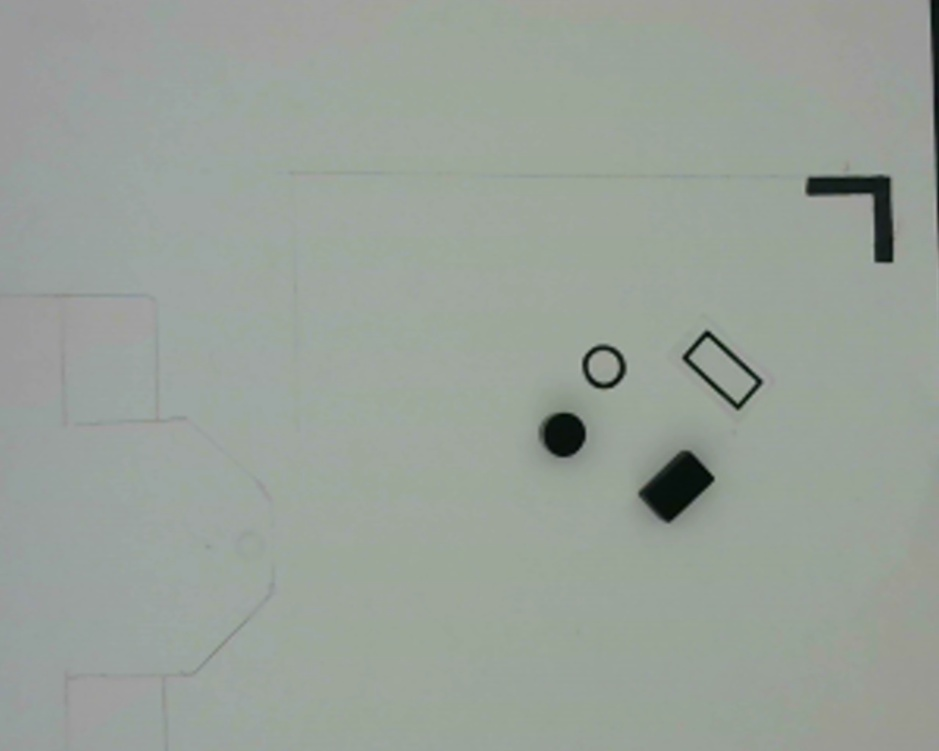
%> input picture Picture 5.jpg, 939 x 751 px, shrunk from 1280 x 1024 before the run
$ octave --eval "result = Classify('Picture 5.jpg');"   (GNU Octave 9; MATLAB toolbox functions it lacks are replaced by stand-ins)
%> lines starting %> are read from the running program, lines starting %| are printed output that depends on the picture; in (x1, y1, x2, y2) boxes, pixels count from 0 and x2, y2 are one past the last pixel; in counts of white or black regions, pixels touching at a corner belong together; the program's own positions count from 1
%------------------------------------------------------------------------
% AL-AZHAR UNIVERSITY
% FACULTY OF ENGINEERING
% SYSTEMS & COMPUTERS ENGINEERING Department
%------------------------------------------------------------------------
% Author : Ahmed Samieh Abd El-Wahab
% Date   : 14 December 2006
%------------------------------------------------------------------------
% Shapes Classifier
% Step 1: Read image Read in
% Step 2: Convert image from rgb to gray
% Step 3: Threshold the image
% Step 4: Invert the Binary Image
% Step 5: Find the boundaries Concentrate
% Step 6: Determine Shapes properties
% Step 7: Classify Shapes according to properties
% Square      = 3
% Rectangular = 2
% Circle      = 1
% UNKNOWN     = 0
%------------------------------------------------------------------------
function W = Classify(ImageFile)
%> called with ImageFile = 'Picture 5.jpg'
% Step 1: Read image Read in
RGB = imread(ImageFile);
%> RGB is the input picture: size 751x939x3 uint8; mean R, G, B 153.2, 161.1, 153.5
figure,
imshow(RGB),
title('Original Image');

% Step 2: Convert image from rgb to gray
GRAY =RGB;
figure,
imshow(GRAY),
title('Gray Image');

% Step 3: Threshold the image Convert the image to black and white in order
% to prepare for boundary tracing using bwboundaries.
threshold = graythresh(GRAY);
%> threshold = 0.373
BW = im2bw(GRAY, threshold);
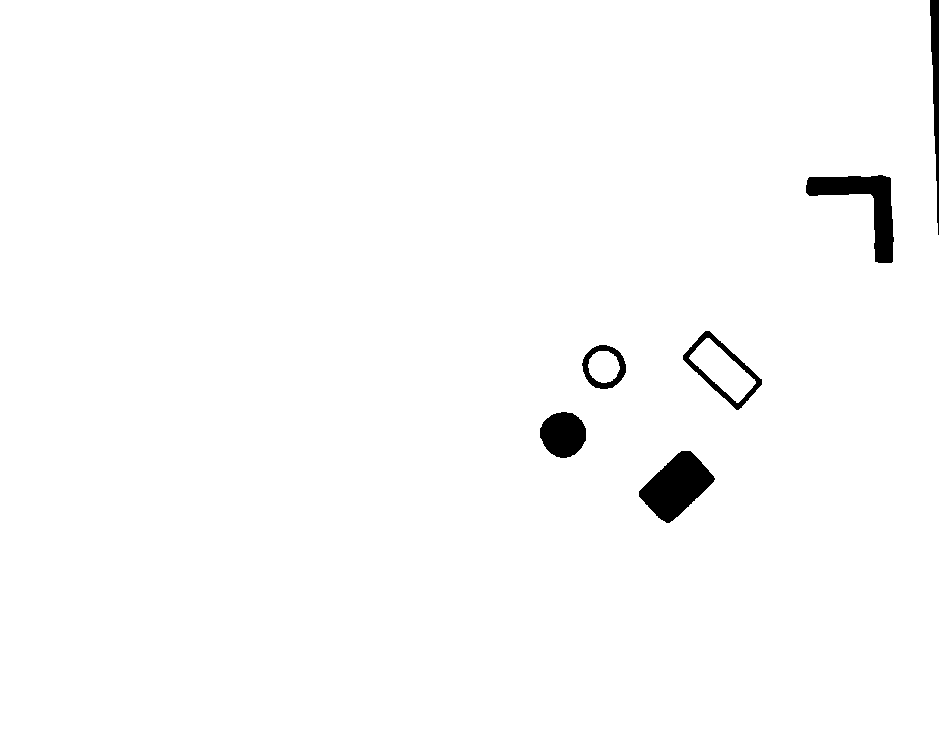
%> BW: size 751x939 logical; 98.5% white; 6 black regions, box (x1, y1, x2, y2) and area: (639, 451, 715, 523) 3043, (806, 175, 894, 263) 2769, (540, 412, 586, 458) 1627, (930, 0, 939, 235) 1166, (683, 331, 762, 410) 1078, (582, 345, 626, 389) 694
figure,
imshow(BW),
title('Binary Image');

% Step 4: Invert the Binary Image
BW = ~ BW;
%> BW: size 751x939 logical; 1.5% white; 6 white regions
figure,
imshow(BW),
title('Inverted Binary Image');

% Step 5: Find the boundaries Concentrate only on the exterior boundaries.
% Option 'noholes' will accelerate the processing by preventing
% bwboundaries from searching for inner contours.
[B,L] = bwboundaries(BW, 'noholes');
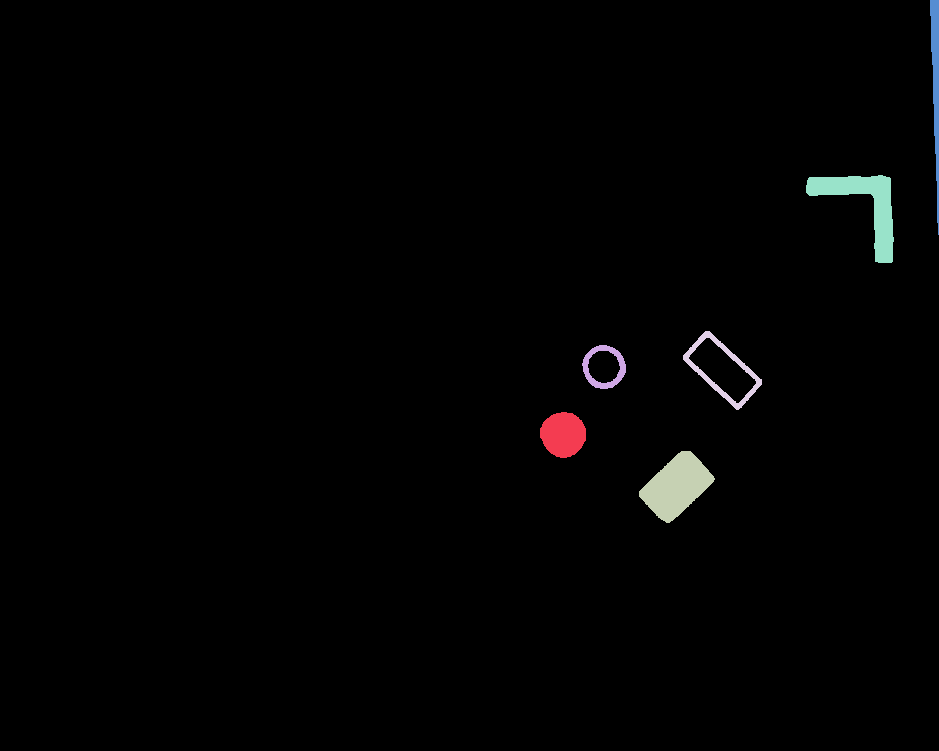
%> L: size 751x939 double; 7 distinct labels, from 0 to 6; one colour per label, 0 black
%> B = 6 boundaries; box (x1, y1, x2, y2) and points: (930, 0, 939, 235) 477, (806, 175, 894, 263) 329, (683, 331, 762, 410) 176, (639, 451, 715, 523) 171, (540, 412, 586, 458) 128, (582, 345, 626, 389) 121

% Step 6: Determine objects properties
STATS = regionprops(L, 'all'); % we need 'BoundingBox' and 'Extent'
%> STATS = 6 regions; largest, box (x1, y1, x2, y2), Area, Centroid, MajorAxisLength, MinorAxisLength and Eccentricity: (639, 451, 715, 523) 3043 [677.1 486.8] 78.01 51.31 0.753, (806, 175, 894, 263) 2769 [864.8 205.6] 127.3 66.16 0.854, (540, 412, 586, 458) 1627 [563.8 435.1] 45.85 45.28 0.156, (930, 0, 939, 235) 1166 [936.4 85.4] 239.3 7.53 1

% [5 lines of commented-out code are left out]

figure,
imshow(RGB),
title('Results');
hold on
for i = 1 : length(STATS)
  W(i) = uint8(abs(STATS(i).BoundingBox(3)-STATS(i).BoundingBox(4)) < 0.1);
  W(i) = W(i) + 2 * uint8((STATS(i).Extent - 1) == 0 );
  centroid = STATS(i).Centroid;
  switch W(i)
      case 1
          plot(centroid(1),centroid(2),'wO');
      case 2
          plot(centroid(1),centroid(2),'wX');
      case 3
          plot(centroid(1),centroid(2),'wS');
  end
end
%> this loop made 6 passes
%> centroid on passes 1 to 6: [563.8 435.1], [604.9 367.8], [677.1 486.8], [722.9 370.4], [864.8 205.6], [936.4 85.37]
%> after the loop, W = [1 1 0 1 1 0]
return

$ run again, on Picture 6.jpg
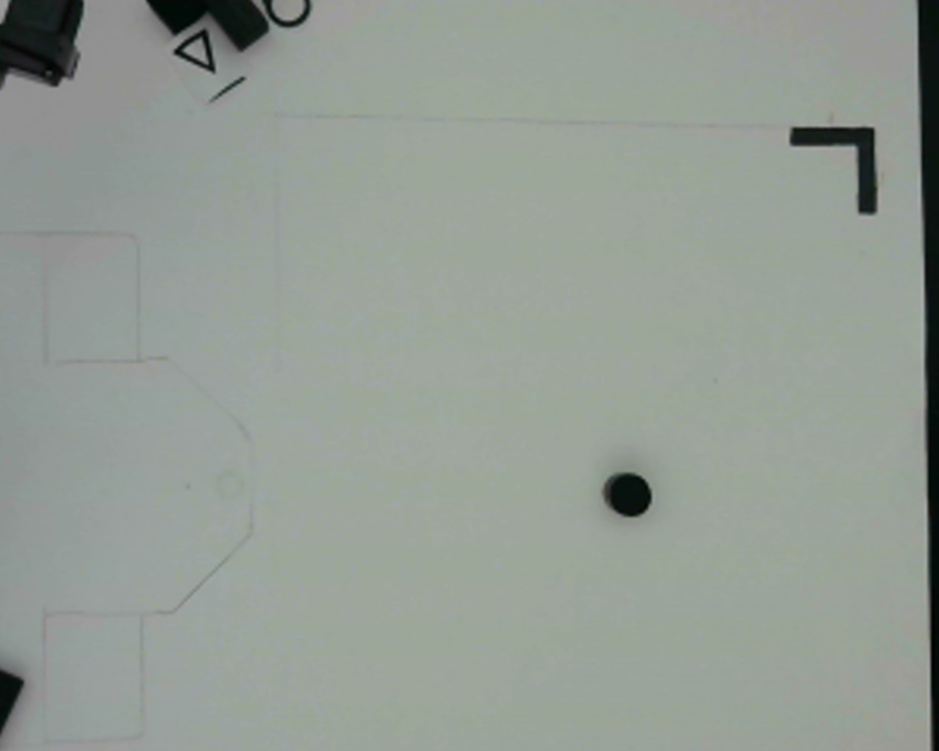
%> input picture Picture 6.jpg, 939 x 751 px, shrunk from 1280 x 1024 before the run
%> in Classify, RGB is the input picture: size 751x939x3 uint8; mean R, G, B 148, 156.6, 148.6
%> threshold = 0.353
%> in Classify, `BW = im2bw(GRAY, threshold);`:
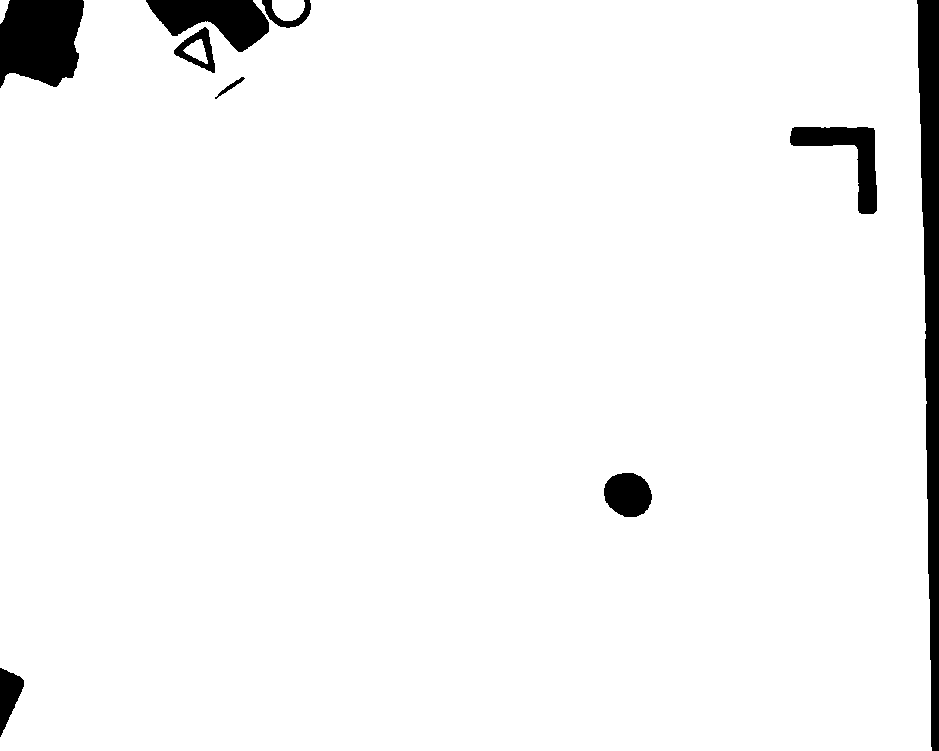
%> BW: size 751x939 logical; 96.2% white; 9 black regions, largest, box (x1, y1, x2, y2) and area: (917, 0, 939, 751) 10329, (0, 0, 84, 88) 6076, (146, 0, 269, 52) 3740
%> in Classify, `[B,L] = bwboundaries(BW, 'noholes');`:
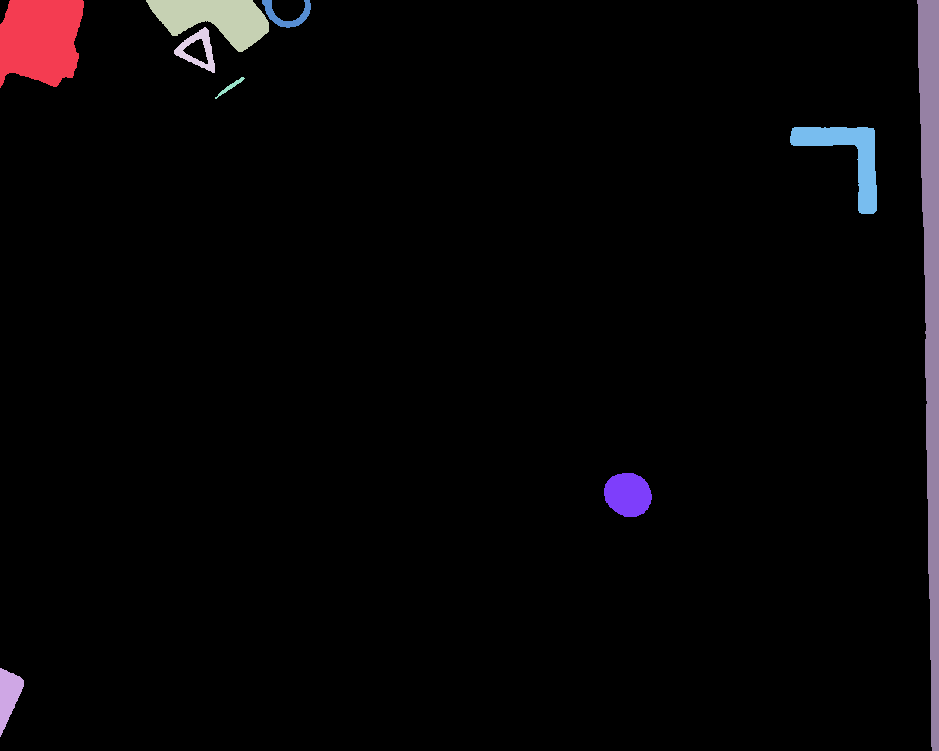
%> L: size 751x939 double; 10 distinct labels, from 0 to 9; one colour per label, 0 black
%> B = 9 boundaries; largest, box (x1, y1, x2, y2) and points: (917, 0, 939, 751) 1528, (790, 127, 877, 214) 328, (0, 0, 84, 88) 320, (146, 0, 269, 52) 276, (0, 668, 24, 737) 148
%> STATS = 9 regions; largest, box (x1, y1, x2, y2), Area, Centroid, MajorAxisLength, MinorAxisLength and Eccentricity: (917, 0, 939, 751) 10329 [932 312.5] 841.4 17.96 1, (0, 0, 84, 88) 6076 [41 40.2] 94.55 86.11 0.413, (146, 0, 269, 52) 3740 [215.2 19.1] 131.6 43.92 0.943
%> the loop in Classify, `for i = 1 : length(STATS)` made 9 passes
%> centroid on passes 1 to 8: [41 40.22], [9.24 696], [215.2 19.06], [198.7 50.61], [231.2 87.43], [287.4 15.53], [628.6 495.2], [848.2 156.4]
%> after the loop in Classify, `for i = 1 : length(STATS)`: W = [0 0 0 0 0 0 0 1 0]

$ run again, on Picture 7.jpg
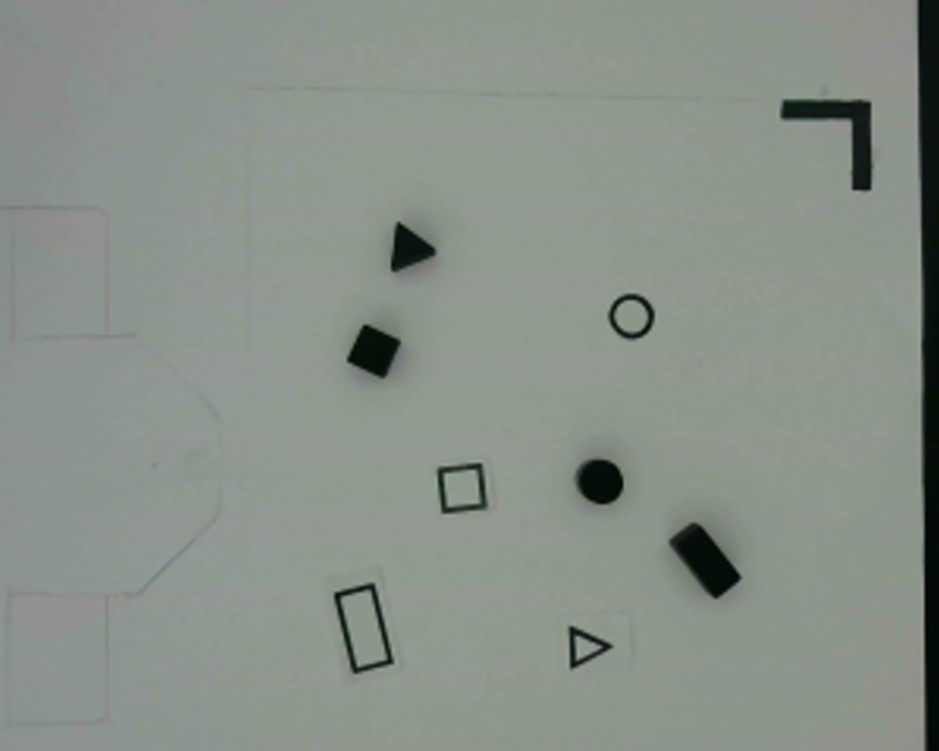
%> input picture Picture 7.jpg, 939 x 751 px, shrunk from 1280 x 1024 before the run
%> in Classify, RGB is the input picture: size 751x939x3 uint8; mean R, G, B 137.1, 145.6, 137.5
%> threshold = 0.325
%> in Classify, `BW = im2bw(GRAY, threshold);`:
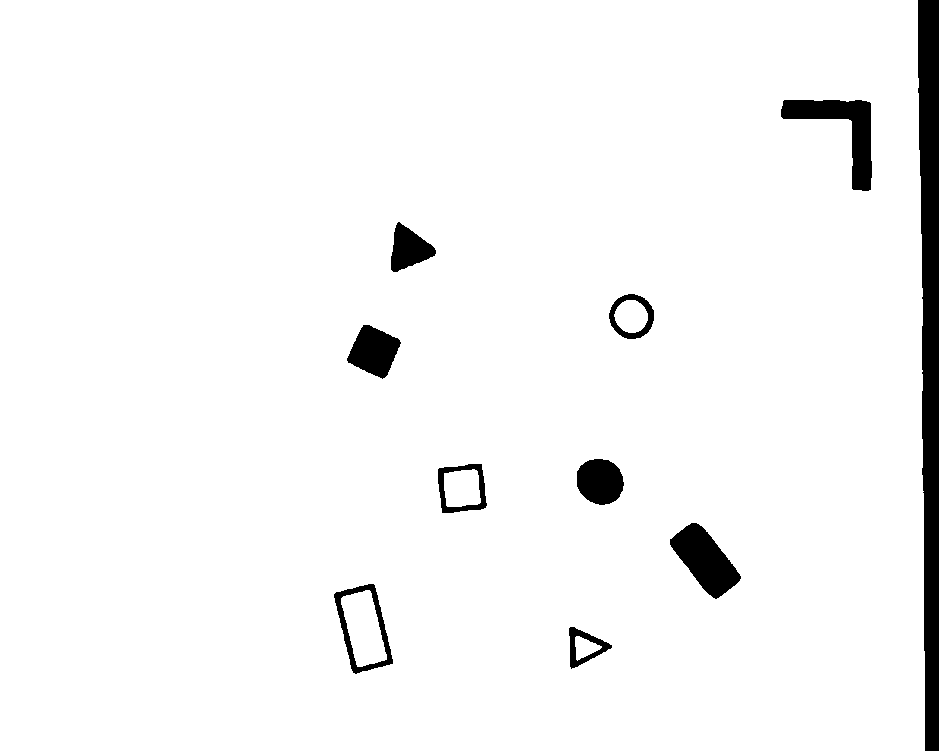
%> BW: size 751x939 logical; 96.2% white; 10 black regions, largest, box (x1, y1, x2, y2) and area: (918, 0, 939, 751) 12691, (781, 100, 872, 191) 3018, (670, 523, 741, 599) 2781
%> in Classify, `[B,L] = bwboundaries(BW, 'noholes');`:
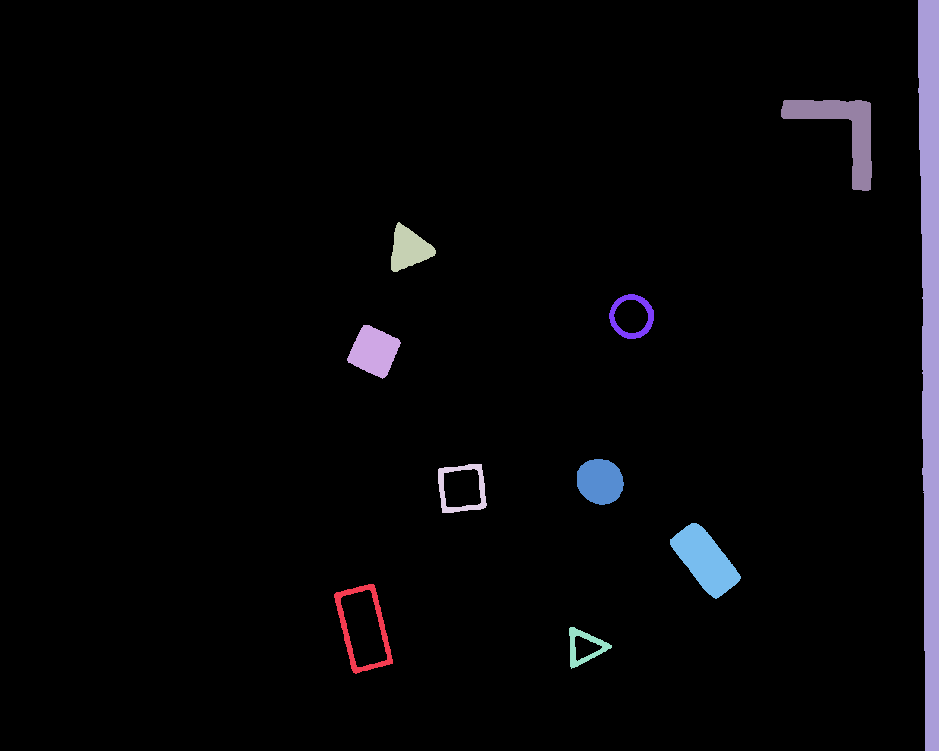
%> L: size 751x939 double; 11 distinct labels, from 0 to 10; one colour per label, 0 black
%> B = 10 boundaries; largest, box (x1, y1, x2, y2) and points: (918, 0, 939, 751) 1534, (781, 100, 872, 191) 345, (334, 584, 393, 674) 236, (670, 523, 741, 599) 174, (438, 464, 487, 513) 173
%> STATS = 10 regions; largest, box (x1, y1, x2, y2), Area, Centroid, MajorAxisLength, MinorAxisLength and Eccentricity: (918, 0, 939, 751) 12691 [930.9 348.8] 869.7 20.07 1, (781, 100, 872, 191) 3018 [842.6 130.6] 132.7 69.04 0.854, (670, 523, 741, 599) 2781 [705.8 560.8] 86.02 42.47 0.87
%> the loop in Classify, `for i = 1 : length(STATS)` made 10 passes
%> centroid on passes 1 to 8: [363.7 628.6], [374.6 351.9], [409.6 249.5], [462.5 489.1], [585.2 647.4], [600.7 482.1], [632.8 317.2], [705.8 560.8]
%> after the loop in Classify, `for i = 1 : length(STATS)`: W = [0 1 0 1 0 0 1 0 1 0]
